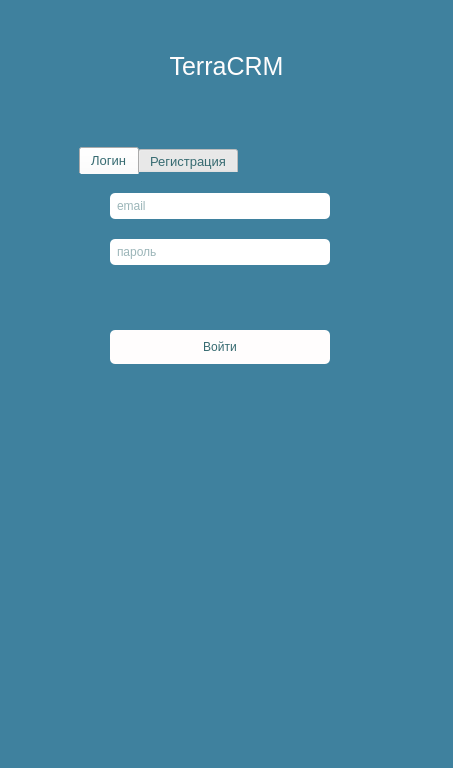
<?xml version="1.0" encoding="UTF-8"?>
<ui version="4.0">
 <class>LoginWindowClass</class>
 <widget class="QMainWindow" name="LoginWindowClass">
  <property name="geometry">
   <rect>
    <x>0</x>
    <y>0</y>
    <width>453</width>
    <height>768</height>
   </rect>
  </property>
  <property name="sizePolicy">
   <sizepolicy hsizetype="Maximum" vsizetype="Maximum">
    <horstretch>0</horstretch>
    <verstretch>0</verstretch>
   </sizepolicy>
  </property>
  <property name="maximumSize">
   <size>
    <width>1920</width>
    <height>1080</height>
   </size>
  </property>
  <property name="windowTitle">
   <string>LoginWindow</string>
  </property>
  <property name="styleSheet">
   <string notr="true">.QWidget {
		background-color: rgb(63, 129, 158);
}
.QTabWidget::pane {
	color: rgb(255, 255, 253);
}
QTabBar::tab {
			color: rgb(55, 107, 113);
}
.QTabWidget::tab-bar {
        left: 5px;

}
 .QLabel {
	font-size: 25px;
    color: rgb(255, 253, 253);
}
 .QLabel#errorLlb{
	font-size: 20px;
}

.QPushButton {
	color: rgb(55, 107, 113);
	background-color: rgb(255, 253, 253);
	border-radius: 5px;
	padding: 10px 10px;
}
QComboBox {
	color: rgb(55, 107, 113);
}
.QLineEdit {
	padding: 5px;
	border-radius:5px;
	color: rgb(55, 107, 113);
}
</string>
  </property>
  <widget class="QWidget" name="centralWidget">
   <property name="sizePolicy">
    <sizepolicy hsizetype="Maximum" vsizetype="Maximum">
     <horstretch>0</horstretch>
     <verstretch>0</verstretch>
    </sizepolicy>
   </property>
   <property name="minimumSize">
    <size>
     <width>0</width>
     <height>0</height>
    </size>
   </property>
   <property name="maximumSize">
    <size>
     <width>1920</width>
     <height>1080</height>
    </size>
   </property>
   <layout class="QVBoxLayout" name="verticalLayout_4">
    <property name="sizeConstraint">
     <enum>QLayout::SizeConstraint::SetMaximumSize</enum>
    </property>
    <item>
     <layout class="QVBoxLayout" name="verticalLayout_3">
      <property name="sizeConstraint">
       <enum>QLayout::SizeConstraint::SetMaximumSize</enum>
      </property>
      <item>
       <spacer name="verticalSpacer_2">
        <property name="orientation">
         <enum>Qt::Orientation::Vertical</enum>
        </property>
        <property name="sizeType">
         <enum>QSizePolicy::Policy::Fixed</enum>
        </property>
        <property name="sizeHint" stdset="0">
         <size>
          <width>20</width>
          <height>40</height>
         </size>
        </property>
       </spacer>
      </item>
      <item>
       <widget class="QLabel" name="nameCompany">
        <property name="sizePolicy">
         <sizepolicy hsizetype="Maximum" vsizetype="Maximum">
          <horstretch>0</horstretch>
          <verstretch>0</verstretch>
         </sizepolicy>
        </property>
        <property name="minimumSize">
         <size>
          <width>0</width>
          <height>30</height>
         </size>
        </property>
        <property name="maximumSize">
         <size>
          <width>1920</width>
          <height>30</height>
         </size>
        </property>
        <property name="text">
         <string>TerraCRM</string>
        </property>
        <property name="alignment">
         <set>Qt::AlignmentFlag::AlignCenter</set>
        </property>
       </widget>
      </item>
      <item>
       <spacer name="verticalSpacer">
        <property name="orientation">
         <enum>Qt::Orientation::Vertical</enum>
        </property>
        <property name="sizeType">
         <enum>QSizePolicy::Policy::Fixed</enum>
        </property>
        <property name="sizeHint" stdset="0">
         <size>
          <width>20</width>
          <height>60</height>
         </size>
        </property>
       </spacer>
      </item>
      <item alignment="Qt::AlignmentFlag::AlignHCenter|Qt::AlignmentFlag::AlignVCenter">
       <widget class="QTabWidget" name="tabWidget">
        <property name="sizePolicy">
         <sizepolicy hsizetype="Maximum" vsizetype="Maximum">
          <horstretch>0</horstretch>
          <verstretch>0</verstretch>
         </sizepolicy>
        </property>
        <property name="minimumSize">
         <size>
          <width>300</width>
          <height>600</height>
         </size>
        </property>
        <property name="maximumSize">
         <size>
          <width>900</width>
          <height>1100</height>
         </size>
        </property>
        <property name="font">
         <font>
          <pointsize>10</pointsize>
         </font>
        </property>
        <property name="currentIndex">
         <number>0</number>
        </property>
        <widget class="QWidget" name="tab">
         <property name="sizePolicy">
          <sizepolicy hsizetype="Preferred" vsizetype="Preferred">
           <horstretch>0</horstretch>
           <verstretch>0</verstretch>
          </sizepolicy>
         </property>
         <property name="minimumSize">
          <size>
           <width>300</width>
           <height>600</height>
          </size>
         </property>
         <property name="maximumSize">
          <size>
           <width>900</width>
           <height>700</height>
          </size>
         </property>
         <attribute name="title">
          <string>Логин</string>
         </attribute>
         <widget class="QWidget" name="layoutWidget">
          <property name="geometry">
           <rect>
            <x>20</x>
            <y>0</y>
            <width>252</width>
            <height>201</height>
           </rect>
          </property>
          <layout class="QVBoxLayout" name="verticalLayout">
           <property name="spacing">
            <number>12</number>
           </property>
           <item alignment="Qt::AlignmentFlag::AlignHCenter|Qt::AlignmentFlag::AlignVCenter">
            <widget class="QLineEdit" name="emailEdit">
             <property name="sizePolicy">
              <sizepolicy hsizetype="Minimum" vsizetype="Fixed">
               <horstretch>0</horstretch>
               <verstretch>0</verstretch>
              </sizepolicy>
             </property>
             <property name="minimumSize">
              <size>
               <width>220</width>
               <height>0</height>
              </size>
             </property>
             <property name="placeholderText">
              <string>email</string>
             </property>
            </widget>
           </item>
           <item alignment="Qt::AlignmentFlag::AlignHCenter">
            <widget class="QLineEdit" name="passwordEdit">
             <property name="sizePolicy">
              <sizepolicy hsizetype="Maximum" vsizetype="Fixed">
               <horstretch>0</horstretch>
               <verstretch>0</verstretch>
              </sizepolicy>
             </property>
             <property name="minimumSize">
              <size>
               <width>220</width>
               <height>0</height>
              </size>
             </property>
             <property name="placeholderText">
              <string>пароль</string>
             </property>
            </widget>
           </item>
           <item alignment="Qt::AlignmentFlag::AlignHCenter">
            <widget class="QLabel" name="errorLbl">
             <property name="enabled">
              <bool>true</bool>
             </property>
             <property name="styleSheet">
              <string notr="true">font-size:12px</string>
             </property>
             <property name="text">
              <string/>
             </property>
            </widget>
           </item>
           <item alignment="Qt::AlignmentFlag::AlignHCenter">
            <widget class="QPushButton" name="loginBtn">
             <property name="sizePolicy">
              <sizepolicy hsizetype="Maximum" vsizetype="Maximum">
               <horstretch>0</horstretch>
               <verstretch>0</verstretch>
              </sizepolicy>
             </property>
             <property name="minimumSize">
              <size>
               <width>220</width>
               <height>0</height>
              </size>
             </property>
             <property name="text">
              <string>Войти</string>
             </property>
            </widget>
           </item>
          </layout>
         </widget>
        </widget>
        <widget class="QWidget" name="reg">
         <property name="sizePolicy">
          <sizepolicy hsizetype="Preferred" vsizetype="Preferred">
           <horstretch>0</horstretch>
           <verstretch>0</verstretch>
          </sizepolicy>
         </property>
         <property name="minimumSize">
          <size>
           <width>300</width>
           <height>600</height>
          </size>
         </property>
         <property name="maximumSize">
          <size>
           <width>900</width>
           <height>700</height>
          </size>
         </property>
         <attribute name="title">
          <string>Регистрация</string>
         </attribute>
         <widget class="QWidget" name="layoutWidget">
          <property name="geometry">
           <rect>
            <x>35</x>
            <y>30</y>
            <width>222</width>
            <height>291</height>
           </rect>
          </property>
          <layout class="QVBoxLayout" name="verticalLayout_2">
           <item>
            <widget class="QLineEdit" name="regSurnameEdit">
             <property name="sizePolicy">
              <sizepolicy hsizetype="Maximum" vsizetype="Fixed">
               <horstretch>0</horstretch>
               <verstretch>0</verstretch>
              </sizepolicy>
             </property>
             <property name="minimumSize">
              <size>
               <width>220</width>
               <height>0</height>
              </size>
             </property>
             <property name="maximumSize">
              <size>
               <width>220</width>
               <height>16777215</height>
              </size>
             </property>
             <property name="placeholderText">
              <string>Фамилия</string>
             </property>
            </widget>
           </item>
           <item>
            <widget class="QLineEdit" name="regNameEdit">
             <property name="sizePolicy">
              <sizepolicy hsizetype="Maximum" vsizetype="Fixed">
               <horstretch>0</horstretch>
               <verstretch>0</verstretch>
              </sizepolicy>
             </property>
             <property name="minimumSize">
              <size>
               <width>220</width>
               <height>0</height>
              </size>
             </property>
             <property name="maximumSize">
              <size>
               <width>220</width>
               <height>16777215</height>
              </size>
             </property>
             <property name="placeholderText">
              <string>Имя</string>
             </property>
            </widget>
           </item>
           <item>
            <widget class="QLineEdit" name="regEmailEdit">
             <property name="sizePolicy">
              <sizepolicy hsizetype="Maximum" vsizetype="Fixed">
               <horstretch>0</horstretch>
               <verstretch>0</verstretch>
              </sizepolicy>
             </property>
             <property name="minimumSize">
              <size>
               <width>220</width>
               <height>0</height>
              </size>
             </property>
             <property name="placeholderText">
              <string>email</string>
             </property>
            </widget>
           </item>
           <item>
            <widget class="QLineEdit" name="regPasswordEdit">
             <property name="sizePolicy">
              <sizepolicy hsizetype="Maximum" vsizetype="Fixed">
               <horstretch>0</horstretch>
               <verstretch>0</verstretch>
              </sizepolicy>
             </property>
             <property name="minimumSize">
              <size>
               <width>220</width>
               <height>0</height>
              </size>
             </property>
             <property name="placeholderText">
              <string>пароль</string>
             </property>
            </widget>
           </item>
           <item>
            <widget class="QLineEdit" name="phoneEdit">
             <property name="placeholderText">
              <string>номер телефона</string>
             </property>
            </widget>
           </item>
           <item>
            <widget class="QLineEdit" name="companyEdit">
             <property name="placeholderText">
              <string>компания</string>
             </property>
            </widget>
           </item>
           <item>
            <widget class="QComboBox" name="roleBox">
             <property name="sizePolicy">
              <sizepolicy hsizetype="Minimum" vsizetype="Fixed">
               <horstretch>0</horstretch>
               <verstretch>0</verstretch>
              </sizepolicy>
             </property>
             <property name="minimumSize">
              <size>
               <width>220</width>
               <height>0</height>
              </size>
             </property>
             <item>
              <property name="text">
               <string>Директор</string>
              </property>
             </item>
             <item>
              <property name="text">
               <string>Администратор</string>
              </property>
             </item>
             <item>
              <property name="text">
               <string>Продавец</string>
              </property>
             </item>
             <item>
              <property name="text">
               <string>Маркетолог</string>
              </property>
             </item>
             <item>
              <property name="text">
               <string>Не определен</string>
              </property>
             </item>
             <item>
              <property name="text">
               <string>Менеджер</string>
              </property>
             </item>
            </widget>
           </item>
           <item>
            <widget class="QPushButton" name="registerBtn">
             <property name="sizePolicy">
              <sizepolicy hsizetype="Maximum" vsizetype="Maximum">
               <horstretch>0</horstretch>
               <verstretch>0</verstretch>
              </sizepolicy>
             </property>
             <property name="minimumSize">
              <size>
               <width>220</width>
               <height>0</height>
              </size>
             </property>
             <property name="text">
              <string>Зарегистрироваться</string>
             </property>
            </widget>
           </item>
          </layout>
         </widget>
        </widget>
       </widget>
      </item>
     </layout>
    </item>
   </layout>
  </widget>
 </widget>
 <layoutdefault spacing="6" margin="11"/>
 <resources/>
 <connections/>
</ui>
